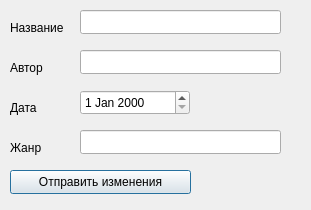
<?xml version="1.0" encoding="UTF-8"?>
<ui version="4.0">
 <class>ChangeBook</class>
 <widget class="QDialog" name="ChangeBook">
  <property name="geometry">
   <rect>
    <x>0</x>
    <y>0</y>
    <width>311</width>
    <height>210</height>
   </rect>
  </property>
  <property name="windowTitle">
   <string>Dialog</string>
  </property>
  <widget class="QLabel" name="label">
   <property name="geometry">
    <rect>
     <x>10</x>
     <y>20</y>
     <width>61</width>
     <height>16</height>
    </rect>
   </property>
   <property name="text">
    <string>Название</string>
   </property>
  </widget>
  <widget class="QLabel" name="label_2">
   <property name="geometry">
    <rect>
     <x>10</x>
     <y>60</y>
     <width>49</width>
     <height>16</height>
    </rect>
   </property>
   <property name="text">
    <string>Автор</string>
   </property>
  </widget>
  <widget class="QLabel" name="label_3">
   <property name="geometry">
    <rect>
     <x>10</x>
     <y>100</y>
     <width>49</width>
     <height>16</height>
    </rect>
   </property>
   <property name="text">
    <string>Дата</string>
   </property>
  </widget>
  <widget class="QLabel" name="label_4">
   <property name="geometry">
    <rect>
     <x>10</x>
     <y>140</y>
     <width>49</width>
     <height>16</height>
    </rect>
   </property>
   <property name="text">
    <string>Жанр</string>
   </property>
  </widget>
  <widget class="QLineEdit" name="line1">
   <property name="geometry">
    <rect>
     <x>80</x>
     <y>10</y>
     <width>201</width>
     <height>24</height>
    </rect>
   </property>
  </widget>
  <widget class="QLineEdit" name="line2">
   <property name="geometry">
    <rect>
     <x>80</x>
     <y>50</y>
     <width>201</width>
     <height>24</height>
    </rect>
   </property>
  </widget>
  <widget class="QLineEdit" name="line3">
   <property name="geometry">
    <rect>
     <x>80</x>
     <y>130</y>
     <width>201</width>
     <height>24</height>
    </rect>
   </property>
  </widget>
  <widget class="QPushButton" name="savechanges">
   <property name="geometry">
    <rect>
     <x>10</x>
     <y>170</y>
     <width>181</width>
     <height>24</height>
    </rect>
   </property>
   <property name="text">
    <string>Отправить изменения</string>
   </property>
  </widget>
  <widget class="QDateEdit" name="date">
   <property name="geometry">
    <rect>
     <x>80</x>
     <y>90</y>
     <width>110</width>
     <height>25</height>
    </rect>
   </property>
  </widget>
 </widget>
 <resources/>
 <connections/>
</ui>
